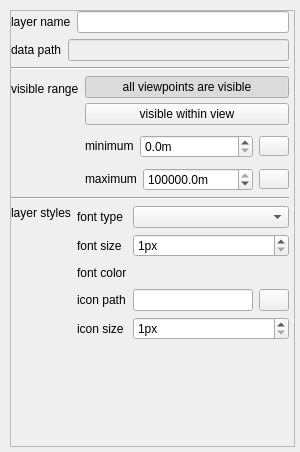
<?xml version="1.0" encoding="UTF-8"?>
<ui version="4.0">
 <class>CEarthDotLayerPropertyWgt</class>
 <widget class="QWidget" name="CEarthDotLayerPropertyWgt">
  <property name="geometry">
   <rect>
    <x>0</x>
    <y>0</y>
    <width>300</width>
    <height>452</height>
   </rect>
  </property>
  <property name="windowTitle">
   <string>CEarthDotLayerPropertyWgt</string>
  </property>
  <property name="styleSheet">
   <string notr="true"/>
  </property>
  <layout class="QVBoxLayout" name="verticalLayout_6">
   <property name="spacing">
    <number>0</number>
   </property>
   <property name="leftMargin">
    <number>10</number>
   </property>
   <property name="topMargin">
    <number>10</number>
   </property>
   <property name="rightMargin">
    <number>5</number>
   </property>
   <property name="bottomMargin">
    <number>5</number>
   </property>
   <item>
    <widget class="QScrollArea" name="scrollArea">
     <property name="widgetResizable">
      <bool>true</bool>
     </property>
     <widget class="QWidget" name="scrollAreaWidgetContents">
      <property name="geometry">
       <rect>
        <x>0</x>
        <y>0</y>
        <width>283</width>
        <height>435</height>
       </rect>
      </property>
      <layout class="QVBoxLayout" name="verticalLayout" stretch="0,0,0,0,0,0,1">
       <property name="spacing">
        <number>6</number>
       </property>
       <property name="leftMargin">
        <number>0</number>
       </property>
       <property name="topMargin">
        <number>0</number>
       </property>
       <property name="rightMargin">
        <number>5</number>
       </property>
       <property name="bottomMargin">
        <number>5</number>
       </property>
       <item>
        <layout class="QHBoxLayout" name="horizontalLayout_3">
         <item>
          <widget class="QLabel" name="Lbl_layerName_2">
           <property name="sizePolicy">
            <sizepolicy hsizetype="Preferred" vsizetype="Preferred">
             <horstretch>0</horstretch>
             <verstretch>0</verstretch>
            </sizepolicy>
           </property>
           <property name="maximumSize">
            <size>
             <width>16777215</width>
             <height>16777215</height>
            </size>
           </property>
           <property name="text">
            <string>layer name</string>
           </property>
           <property name="alignment">
            <set>Qt::AlignLeading|Qt::AlignLeft|Qt::AlignVCenter</set>
           </property>
          </widget>
         </item>
         <item>
          <widget class="QLineEdit" name="pLayerNameEdit">
           <property name="sizePolicy">
            <sizepolicy hsizetype="Expanding" vsizetype="Fixed">
             <horstretch>0</horstretch>
             <verstretch>0</verstretch>
            </sizepolicy>
           </property>
           <property name="minimumSize">
            <size>
             <width>0</width>
             <height>0</height>
            </size>
           </property>
           <property name="maximumSize">
            <size>
             <width>16777215</width>
             <height>16777215</height>
            </size>
           </property>
           <property name="contextMenuPolicy">
            <enum>Qt::NoContextMenu</enum>
           </property>
          </widget>
         </item>
        </layout>
       </item>
       <item>
        <layout class="QHBoxLayout" name="horizontalLayout_10">
         <property name="spacing">
          <number>6</number>
         </property>
         <property name="sizeConstraint">
          <enum>QLayout::SetDefaultConstraint</enum>
         </property>
         <item>
          <widget class="QLabel" name="Lbl_layerPath_2">
           <property name="minimumSize">
            <size>
             <width>0</width>
             <height>0</height>
            </size>
           </property>
           <property name="maximumSize">
            <size>
             <width>16777215</width>
             <height>16777215</height>
            </size>
           </property>
           <property name="layoutDirection">
            <enum>Qt::LeftToRight</enum>
           </property>
           <property name="text">
            <string>data path</string>
           </property>
           <property name="alignment">
            <set>Qt::AlignLeading|Qt::AlignLeft|Qt::AlignVCenter</set>
           </property>
          </widget>
         </item>
         <item>
          <widget class="QLineEdit" name="pLayerPathEdit">
           <property name="enabled">
            <bool>false</bool>
           </property>
           <property name="minimumSize">
            <size>
             <width>0</width>
             <height>0</height>
            </size>
           </property>
           <property name="maximumSize">
            <size>
             <width>16777215</width>
             <height>16777215</height>
            </size>
           </property>
           <property name="contextMenuPolicy">
            <enum>Qt::NoContextMenu</enum>
           </property>
           <property name="readOnly">
            <bool>true</bool>
           </property>
          </widget>
         </item>
        </layout>
       </item>
       <item>
        <widget class="Line" name="line">
         <property name="orientation">
          <enum>Qt::Horizontal</enum>
         </property>
        </widget>
       </item>
       <item>
        <layout class="QHBoxLayout" name="horizontalLayout_17">
         <item>
          <layout class="QVBoxLayout" name="verticalLayout_3">
           <item>
            <widget class="QLabel" name="Lbl_visualAngle_2">
             <property name="text">
              <string>visible range</string>
             </property>
            </widget>
           </item>
           <item>
            <spacer name="verticalSpacer_2">
             <property name="orientation">
              <enum>Qt::Vertical</enum>
             </property>
             <property name="sizeType">
              <enum>QSizePolicy::Fixed</enum>
             </property>
             <property name="sizeHint" stdset="0">
              <size>
               <width>10</width>
               <height>90</height>
              </size>
             </property>
            </spacer>
           </item>
          </layout>
         </item>
         <item>
          <widget class="QStackedWidget" name="pStackedWgt">
           <property name="currentIndex">
            <number>0</number>
           </property>
           <widget class="QWidget" name="page_3">
            <layout class="QVBoxLayout" name="verticalLayout_11">
             <property name="leftMargin">
              <number>0</number>
             </property>
             <property name="topMargin">
              <number>0</number>
             </property>
             <property name="rightMargin">
              <number>0</number>
             </property>
             <property name="bottomMargin">
              <number>0</number>
             </property>
             <item>
              <layout class="QVBoxLayout" name="verticalLayout_12">
               <property name="spacing">
                <number>10</number>
               </property>
               <item>
                <layout class="QVBoxLayout" name="verticalLayout_5">
                 <property name="spacing">
                  <number>5</number>
                 </property>
                 <item>
                  <widget class="QPushButton" name="pAllVisiblePushBtn">
                   <property name="text">
                    <string>all viewpoints are visible</string>
                   </property>
                   <property name="checkable">
                    <bool>true</bool>
                   </property>
                   <property name="checked">
                    <bool>true</bool>
                   </property>
                   <property name="autoExclusive">
                    <bool>true</bool>
                   </property>
                  </widget>
                 </item>
                 <item>
                  <widget class="QPushButton" name="pDotVisiblePushBtn">
                   <property name="text">
                    <string>visible within view</string>
                   </property>
                   <property name="checkable">
                    <bool>true</bool>
                   </property>
                   <property name="checked">
                    <bool>false</bool>
                   </property>
                   <property name="autoExclusive">
                    <bool>true</bool>
                   </property>
                  </widget>
                 </item>
                </layout>
               </item>
               <item>
                <layout class="QHBoxLayout" name="horizontalLayout_13" stretch="0,1,0">
                 <item>
                  <widget class="QLabel" name="pMinRangeLabel">
                   <property name="sizePolicy">
                    <sizepolicy hsizetype="Preferred" vsizetype="Fixed">
                     <horstretch>0</horstretch>
                     <verstretch>0</verstretch>
                    </sizepolicy>
                   </property>
                   <property name="minimumSize">
                    <size>
                     <width>0</width>
                     <height>20</height>
                    </size>
                   </property>
                   <property name="text">
                    <string>minimum</string>
                   </property>
                  </widget>
                 </item>
                 <item>
                  <widget class="QDoubleSpinBox" name="pMinVisibleRangeSpx">
                   <property name="contextMenuPolicy">
                    <enum>Qt::NoContextMenu</enum>
                   </property>
                   <property name="suffix">
                    <string>m</string>
                   </property>
                   <property name="decimals">
                    <number>1</number>
                   </property>
                   <property name="maximum">
                    <double>500000000.000000000000000</double>
                   </property>
                   <property name="singleStep">
                    <double>0.100000000000000</double>
                   </property>
                   <property name="value">
                    <double>0.000000000000000</double>
                   </property>
                  </widget>
                 </item>
                 <item>
                  <widget class="QToolButton" name="pMinToolBtn">
                   <property name="minimumSize">
                    <size>
                     <width>30</width>
                     <height>20</height>
                    </size>
                   </property>
                   <property name="maximumSize">
                    <size>
                     <width>30</width>
                     <height>20</height>
                    </size>
                   </property>
                   <property name="text">
                    <string/>
                   </property>
                  </widget>
                 </item>
                </layout>
               </item>
               <item>
                <layout class="QHBoxLayout" name="horizontalLayout_14" stretch="0,1,0">
                 <item>
                  <widget class="QLabel" name="pMaxRangeLabel">
                   <property name="sizePolicy">
                    <sizepolicy hsizetype="Preferred" vsizetype="Fixed">
                     <horstretch>0</horstretch>
                     <verstretch>0</verstretch>
                    </sizepolicy>
                   </property>
                   <property name="minimumSize">
                    <size>
                     <width>0</width>
                     <height>20</height>
                    </size>
                   </property>
                   <property name="text">
                    <string>maximum</string>
                   </property>
                  </widget>
                 </item>
                 <item>
                  <widget class="QDoubleSpinBox" name="pMaxVisibleRangeSpx">
                   <property name="contextMenuPolicy">
                    <enum>Qt::NoContextMenu</enum>
                   </property>
                   <property name="suffix">
                    <string>m</string>
                   </property>
                   <property name="decimals">
                    <number>1</number>
                   </property>
                   <property name="maximum">
                    <double>500000000.000000000000000</double>
                   </property>
                   <property name="singleStep">
                    <double>0.100000000000000</double>
                   </property>
                   <property name="value">
                    <double>500000000.000000000000000</double>
                   </property>
                  </widget>
                 </item>
                 <item>
                  <widget class="QToolButton" name="pMaxToolBtn">
                   <property name="minimumSize">
                    <size>
                     <width>30</width>
                     <height>20</height>
                    </size>
                   </property>
                   <property name="maximumSize">
                    <size>
                     <width>30</width>
                     <height>20</height>
                    </size>
                   </property>
                   <property name="text">
                    <string/>
                   </property>
                  </widget>
                 </item>
                </layout>
               </item>
              </layout>
             </item>
            </layout>
           </widget>
           <widget class="QWidget" name="page_4">
            <layout class="QVBoxLayout" name="verticalLayout_13">
             <property name="leftMargin">
              <number>0</number>
             </property>
             <property name="topMargin">
              <number>0</number>
             </property>
             <property name="rightMargin">
              <number>0</number>
             </property>
             <property name="bottomMargin">
              <number>0</number>
             </property>
             <item>
              <layout class="QVBoxLayout" name="verticalLayout_14">
               <item>
                <layout class="QVBoxLayout" name="verticalLayout_15">
                 <item>
                  <widget class="QPushButton" name="pAllVisible2DPushBtn">
                   <property name="minimumSize">
                    <size>
                     <width>0</width>
                     <height>20</height>
                    </size>
                   </property>
                   <property name="text">
                    <string>all mapScale range visible</string>
                   </property>
                   <property name="checkable">
                    <bool>true</bool>
                   </property>
                   <property name="checked">
                    <bool>true</bool>
                   </property>
                   <property name="autoExclusive">
                    <bool>true</bool>
                   </property>
                  </widget>
                 </item>
                 <item>
                  <widget class="QPushButton" name="pDotVisible2DPushBtn">
                   <property name="minimumSize">
                    <size>
                     <width>0</width>
                     <height>20</height>
                    </size>
                   </property>
                   <property name="text">
                    <string>visible within mapSacle range</string>
                   </property>
                   <property name="checkable">
                    <bool>true</bool>
                   </property>
                   <property name="checked">
                    <bool>false</bool>
                   </property>
                   <property name="autoExclusive">
                    <bool>true</bool>
                   </property>
                  </widget>
                 </item>
                </layout>
               </item>
               <item>
                <layout class="QHBoxLayout" name="horizontalLayout_15" stretch="0,1,0">
                 <item>
                  <widget class="QLabel" name="pMinRange2DLabel">
                   <property name="sizePolicy">
                    <sizepolicy hsizetype="Preferred" vsizetype="Fixed">
                     <horstretch>0</horstretch>
                     <verstretch>0</verstretch>
                    </sizepolicy>
                   </property>
                   <property name="minimumSize">
                    <size>
                     <width>0</width>
                     <height>20</height>
                    </size>
                   </property>
                   <property name="text">
                    <string>minimum</string>
                   </property>
                  </widget>
                 </item>
                 <item>
                  <widget class="QComboBox" name="pMinVisibleCBBox"/>
                 </item>
                 <item>
                  <widget class="QToolButton" name="pMin2DToolBtn">
                   <property name="minimumSize">
                    <size>
                     <width>30</width>
                     <height>20</height>
                    </size>
                   </property>
                   <property name="maximumSize">
                    <size>
                     <width>30</width>
                     <height>20</height>
                    </size>
                   </property>
                   <property name="text">
                    <string/>
                   </property>
                  </widget>
                 </item>
                </layout>
               </item>
               <item>
                <layout class="QHBoxLayout" name="horizontalLayout_16" stretch="0,1,0">
                 <item>
                  <widget class="QLabel" name="pMaxRange2DLabel">
                   <property name="sizePolicy">
                    <sizepolicy hsizetype="Preferred" vsizetype="Fixed">
                     <horstretch>0</horstretch>
                     <verstretch>0</verstretch>
                    </sizepolicy>
                   </property>
                   <property name="minimumSize">
                    <size>
                     <width>0</width>
                     <height>20</height>
                    </size>
                   </property>
                   <property name="text">
                    <string>maximum</string>
                   </property>
                  </widget>
                 </item>
                 <item>
                  <widget class="QComboBox" name="pMaxVisibleCBBox"/>
                 </item>
                 <item>
                  <widget class="QToolButton" name="pMax2DToolBtn">
                   <property name="minimumSize">
                    <size>
                     <width>30</width>
                     <height>20</height>
                    </size>
                   </property>
                   <property name="maximumSize">
                    <size>
                     <width>30</width>
                     <height>20</height>
                    </size>
                   </property>
                   <property name="text">
                    <string/>
                   </property>
                  </widget>
                 </item>
                </layout>
               </item>
              </layout>
             </item>
            </layout>
           </widget>
          </widget>
         </item>
        </layout>
       </item>
       <item>
        <widget class="Line" name="line_2">
         <property name="orientation">
          <enum>Qt::Horizontal</enum>
         </property>
        </widget>
       </item>
       <item>
        <layout class="QHBoxLayout" name="horizontalLayout_9">
         <item>
          <layout class="QVBoxLayout" name="verticalLayout_2">
           <item>
            <widget class="QLabel" name="label">
             <property name="text">
              <string>layer styles</string>
             </property>
             <property name="alignment">
              <set>Qt::AlignLeading|Qt::AlignLeft|Qt::AlignTop</set>
             </property>
            </widget>
           </item>
          </layout>
         </item>
         <item>
          <layout class="QVBoxLayout" name="verticalLayout_4">
           <item>
            <layout class="QHBoxLayout" name="horizontalLayout_2" stretch="0,1">
             <item>
              <widget class="QLabel" name="Lbl_Font">
               <property name="minimumSize">
                <size>
                 <width>50</width>
                 <height>0</height>
                </size>
               </property>
               <property name="sizeIncrement">
                <size>
                 <width>0</width>
                 <height>0</height>
                </size>
               </property>
               <property name="text">
                <string>font type</string>
               </property>
              </widget>
             </item>
             <item>
              <widget class="QComboBox" name="pFontCBBox"/>
             </item>
            </layout>
           </item>
           <item>
            <layout class="QHBoxLayout" name="horizontalLayout_6" stretch="0,1">
             <item>
              <widget class="QLabel" name="Lbl_FontSize">
               <property name="minimumSize">
                <size>
                 <width>50</width>
                 <height>0</height>
                </size>
               </property>
               <property name="sizeIncrement">
                <size>
                 <width>0</width>
                 <height>0</height>
                </size>
               </property>
               <property name="text">
                <string>font size</string>
               </property>
              </widget>
             </item>
             <item>
              <widget class="QSpinBox" name="pFontSizeSpx">
               <property name="contextMenuPolicy">
                <enum>Qt::NoContextMenu</enum>
               </property>
               <property name="suffix">
                <string>px</string>
               </property>
               <property name="minimum">
                <number>1</number>
               </property>
               <property name="maximum">
                <number>80</number>
               </property>
              </widget>
             </item>
            </layout>
           </item>
           <item>
            <layout class="QHBoxLayout" name="horizontalLayout_7">
             <item>
              <widget class="QLabel" name="Lbl_FontColor">
               <property name="minimumSize">
                <size>
                 <width>50</width>
                 <height>0</height>
                </size>
               </property>
               <property name="sizeIncrement">
                <size>
                 <width>0</width>
                 <height>0</height>
                </size>
               </property>
               <property name="text">
                <string>font color</string>
               </property>
              </widget>
             </item>
             <item>
              <widget class="FxColorSelector" name="pFontColorWgt" native="true">
               <property name="sizePolicy">
                <sizepolicy hsizetype="Expanding" vsizetype="Preferred">
                 <horstretch>0</horstretch>
                 <verstretch>0</verstretch>
                </sizepolicy>
               </property>
               <property name="minimumSize">
                <size>
                 <width>0</width>
                 <height>20</height>
                </size>
               </property>
               <property name="maximumSize">
                <size>
                 <width>16777215</width>
                 <height>20</height>
                </size>
               </property>
              </widget>
             </item>
            </layout>
           </item>
           <item>
            <layout class="QHBoxLayout" name="horizontalLayout">
             <item>
              <widget class="QLabel" name="label_9">
               <property name="minimumSize">
                <size>
                 <width>50</width>
                 <height>0</height>
                </size>
               </property>
               <property name="text">
                <string>icon path</string>
               </property>
              </widget>
             </item>
             <item>
              <widget class="QLineEdit" name="pIconPathEdit">
               <property name="contextMenuPolicy">
                <enum>Qt::NoContextMenu</enum>
               </property>
              </widget>
             </item>
             <item>
              <widget class="QPushButton" name="pIconPathTBtn">
               <property name="maximumSize">
                <size>
                 <width>30</width>
                 <height>16777215</height>
                </size>
               </property>
               <property name="text">
                <string/>
               </property>
              </widget>
             </item>
            </layout>
           </item>
           <item>
            <layout class="QHBoxLayout" name="horizontalLayout_5" stretch="0,1">
             <item>
              <widget class="QLabel" name="label_2">
               <property name="minimumSize">
                <size>
                 <width>50</width>
                 <height>0</height>
                </size>
               </property>
               <property name="maximumSize">
                <size>
                 <width>50</width>
                 <height>16777215</height>
                </size>
               </property>
               <property name="text">
                <string>icon size</string>
               </property>
              </widget>
             </item>
             <item>
              <widget class="QSpinBox" name="pIconSizeSpx">
               <property name="sizePolicy">
                <sizepolicy hsizetype="Preferred" vsizetype="Fixed">
                 <horstretch>0</horstretch>
                 <verstretch>0</verstretch>
                </sizepolicy>
               </property>
               <property name="contextMenuPolicy">
                <enum>Qt::NoContextMenu</enum>
               </property>
               <property name="suffix">
                <string>px</string>
               </property>
               <property name="minimum">
                <number>1</number>
               </property>
               <property name="maximum">
                <number>256</number>
               </property>
              </widget>
             </item>
            </layout>
           </item>
          </layout>
         </item>
        </layout>
       </item>
       <item>
        <spacer name="verticalSpacer_3">
         <property name="orientation">
          <enum>Qt::Vertical</enum>
         </property>
         <property name="sizeHint" stdset="0">
          <size>
           <width>20</width>
           <height>0</height>
          </size>
         </property>
        </spacer>
       </item>
      </layout>
     </widget>
    </widget>
   </item>
  </layout>
 </widget>
 <layoutdefault spacing="6" margin="11"/>
 <customwidgets>
  <customwidget>
   <class>FxColorSelector</class>
   <extends>QWidget</extends>
   <header>FxColorPickerTool/FxColorSelector.h</header>
   <container>1</container>
  </customwidget>
 </customwidgets>
 <resources/>
 <connections/>
</ui>
